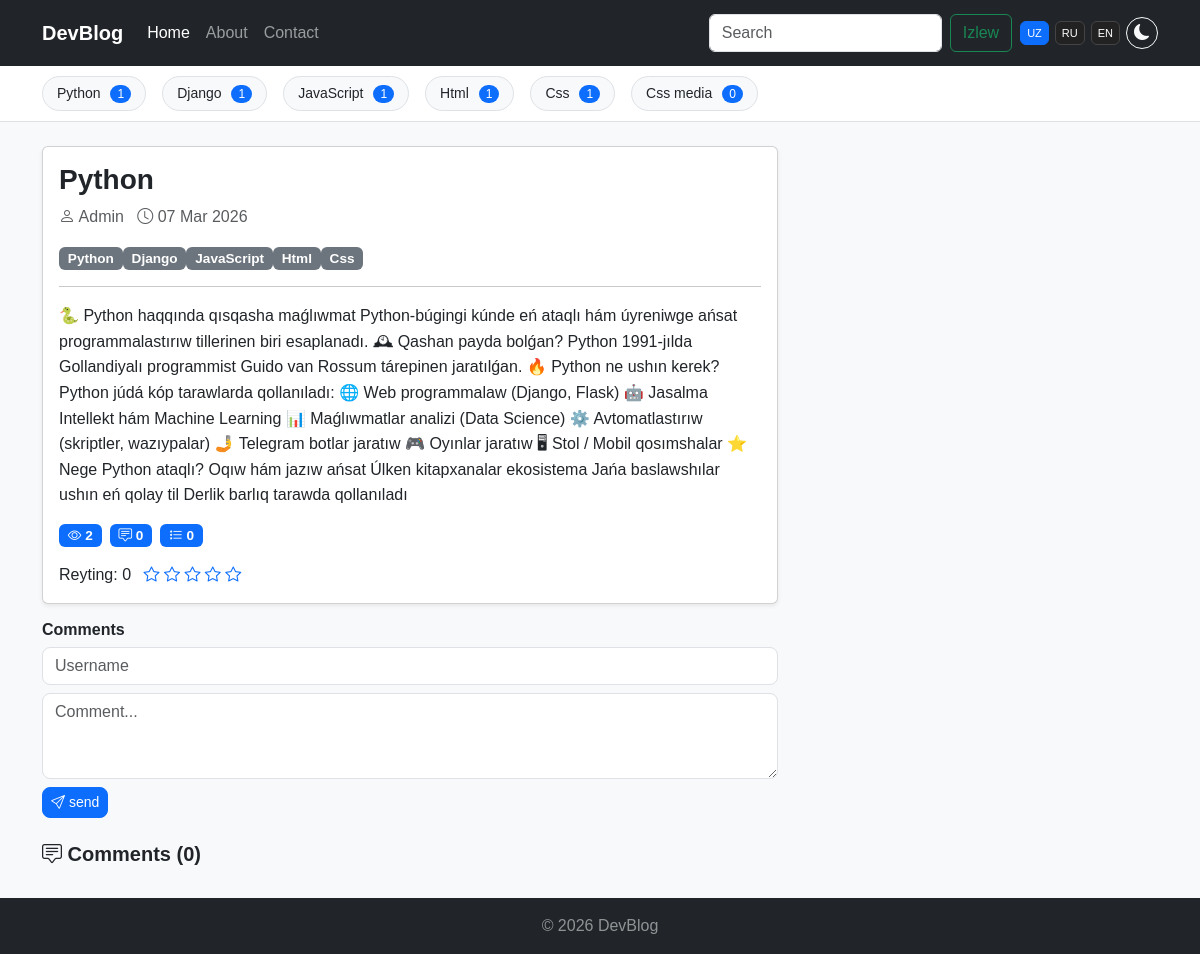
Page /detail/1/ on the committed database.
### blog/models.py (models this page shows, shortened)
class Category(models.Model):
    name = models.CharField(verbose_name="Category name",max_length=200)
    slug = models.SlugField(max_length=200,unique=True)

class Post(models.Model):
    title = models.CharField(verbose_name="Post title",max_length=500)
    body = models.TextField(verbose_name="Post body")
    author = models.CharField(verbose_name="Post author",default="Admin",max_length=100)
    category = models.ForeignKey(Category, on_delete=models.PROTECT,related_name="categories")
    image = models.ImageField(upload_to="post_images/", verbose_name="Post Image", blank=True, null=True)
    tag = models.ManyToManyField(Tag)
    views = models.PositiveIntegerField(default=0)
    published_date = models.DateTimeField(verbose_name="Pulished time",auto_now_add=True)
    published = models.BooleanField(default=0)
    on_top = models.BooleanField(default=0)
    def get_avg_rating(self):
        ratings = self.ratings.all()
        if ratings.exists():
            avg = sum([r.value for r in ratings]) / ratings.count()
            return round(avg, 2)
        return 0

class Tag(models.Model):
    name = models.CharField(verbose_name="Tag name",max_length=200)
    slug = models.SlugField(max_length=200,unique=True)

### blog/views.py (the view, shortened to what this page needs)
# urls.py: path("detail/<int:id>/",views.DetailView.as_view(),name="detail"),
class DetailView(View):
    def get(self, request, id):
        tags = Tag.objects.all()
        categories = Category.objects.all()
        post = Post.objects.filter(id=id).first()
        if not post:
            return redirect("blog:error")
        posts_count = []
        for cat in categories:
            posts_count.append({
                "name": cat.name,
                "count": Post.objects.filter(category=cat).count()
            })
        read_articles = check_read_articles(request)
        if post.id not in read_articles:
            read_articles.append(post.id)
            post.views += 1
            post.save()
        return render(request, "detail.html", {
            "post": post,
            "categories": categories,
            "tags": tags,
            "posts": posts_count
        })

### blog/utils.py (called while the page is built)
def check_read_articles(request):
    try:
        read_articles = request.session["read_articles"]
    except:
        request.session["read_articles"] = []
        read_articles = request.session["read_articles"]
    return read_articles

### templates/detail.html (shortened to what this page needs)
{% load static %}
<!DOCTYPE html>
<html lang="en">
<head>
    <link href="https://cdn.jsdelivr.net/npm/bootstrap@5.3.2/dist/css/bootstrap.min.css" rel="stylesheet">
    <link href="https://cdn.jsdelivr.net/npm/bootstrap-icons@1.11.3/font/bootstrap-icons.min.css" rel="stylesheet">
</head>
<body>
<nav class="navbar navbar-expand-lg navbar-dark bg-dark">
    <div class="container">
        <a class="navbar-brand fw-bold" href="/">DevBlog</a>
        <div class="collapse navbar-collapse" id="nav">
            <ul class="navbar-nav me-auto">
                <li class="nav-item"><a class="nav-link {% if not active_category %}active{% endif %}" href="/">Home</a></li>
                <li class="nav-item"><a class="nav-link" href="{% url 'blog:about' %}">About</a></li>
                <li class="nav-item"><a class="nav-link" href="{% url 'blog:contact' %}">Contact</a></li>
            </ul>
            <form class="d-flex me-2" action="{% url 'blog:search' %}" method="get">
                <input name="query" class="form-control me-2" placeholder="Search">
                <button class="btn btn-outline-success" type="submit">Izlew</button>
            </form>
            <div class="nav-actions">
                <button class="lang-btn active" onclick="setLang('uz')">UZ</button>
                    <button class="lang-btn" onclick="setLang('ru')">RU</button>
                    <button class="lang-btn" onclick="setLang('en')">EN</button>
                    <button class="btn btn-outline-light theme-btn" id="themeToggle">
                    <i id="themeIcon" class="bi bi-moon-fill"></i>
                </button>
            </div>
        </div>
    </div>
</nav>
<div class="container-fluid cat-bar">
    <div class="container">
        <div class="d-flex gap-2 cat-scroll">
            {% for cat in categories %}
            <a href="{% url 'blog:category_list' cat.slug %}" class="cat-tab">{{ cat.name }} <span class="cat-count">{{ cat.categories.count }}</span></a>
            {% endfor %}
        </div>
    </div>
</div>
<div class="container my-4">
    <div class="row">
        <div class="col-lg-8">
        <div class="card mb-3 shadow-sm">
        <div class="card-body">
            <h3>{{ post.title }}</h3>
            <p class="text-muted"><i class="bi bi-person"></i> {{ post.author }} &nbsp; <i class="bi bi-clock"></i> {{ post.published_date|date:"d M Y" }}</p>
        <div>{% for tag in post.tag.all %}<span class="badge bg-secondary">{{ tag.name }}</span>{% endfor %}</div><hr><p>{{ post.body }}</p>
        <div class="d-flex gap-2 mt-2">
        <span class="badge bg-primary"><i class="bi bi-eye"></i> {{ post.views }}</span>
        <span class="badge bg-primary"><i class="bi bi-chat-square-text"></i> {{ post.comments.count }}</span>
    <span class="badge bg-primary"><i class="bi bi-list-stars"></i> {{ post.ratings.all.count }}</span>
</div>
<div class="mt-3">
    <span class="me-2">Reyting: {{ post.get_avg_rating }}</span>
        <a href="{% url 'blog:set_rating' 1 post.id %}"><i class="bi bi-star"></i></a>
        <a href="{% url 'blog:set_rating' 2 post.id %}"><i class="bi bi-star"></i></a>
        <a href="{% url 'blog:set_rating' 3 post.id %}"><i class="bi bi-star"></i></a>
        <a href="{% url 'blog:set_rating' 4 post.id %}"><i class="bi bi-star"></i></a>
        <a href="{% url 'blog:set_rating' 5 post.id %}"><i class="bi bi-star"></i></a>
        </div>
    </div>
</div>
<div class="comment-form mt-3">
    <h6>Comments</h6>
    <form method="POST" id="commentForm">{% csrf_token %}
        <input type="text" name="name" class="form-control mb-2" placeholder="Username" required>
        <textarea name="comment" rows="3" class="form-control mb-2" placeholder="Comment..." required></textarea>
        <button class="btn btn-primary btn-sm"><i class="bi bi-send"></i>send</button>
    </form>
<h5 class="fw-bold mt-4"><i class="bi bi-chat-square-text"></i> Comments ({{ post.comments.count }})</h5>
</div>
</div>
</div>
</div>
<footer class="bg-dark text-white-50 text-center py-3">© 2026 DevBlog</footer>
</body>
</html>

### templates/detail.html (style rules this page uses)
body { font-family: Arial, sans-serif; background:#f8f9fa; transition:.3s; color:#212529; }
.navbar { padding:.8rem 1rem; }
.nav-actions { display:flex; align-items:center; gap:6px; }
.lang-btn { font-size:11px; padding:3px 6px; border-radius:6px; border:1px solid #444; background:#222; color:#fff; cursor:pointer; }
.lang-btn.active { background:#0d6efd; border-color:#0d6efd; }
.theme-btn { width:32px; height:32px; border-radius:50%; display:flex; align-items:center; justify-content:center; }
.cat-bar { position:sticky; top:56px; z-index:1030; background:#fff; border-bottom:1px solid #dee2e6; }
.cat-scroll { overflow-x:auto; white-space:nowrap; padding:10px 0; }
.cat-tab { display:inline-block; margin-right:8px; padding:6px 14px; border-radius:20px; border:1px solid #dee2e6; background:#f8f9fa; color:#212529; font-size:14px; text-decoration:none; transition:.2s; }
.cat-count { margin-left:6px; font-size:12px; background:#0d6efd; color:#fff; padding:2px 7px; border-radius:10px; }
.card-body h3 { font-weight:700; }
.card-body p { line-height:1.6; }
.badge { font-size:.85rem; }
.comment-form h6 { font-weight:600; margin-bottom:8px; }
.comment-form input, .comment-form textarea { border-radius:8px; }
.comment-form button { border-radius:8px; display:flex; align-items:center; gap:4px; }

### rows in the picture
Category: name "Python", categories.count "1"
Category: name "Django", categories.count "1"
Category: name "JavaScript", categories.count "1"
Category: name "Html", categories.count "1"
Category: name "Css", categories.count "1"
Category: name "Css media", categories.count "0"
Post: title "Python", author "Admin", published_date "07 Mar 2026", body "🐍 Python haqqında qısqasha maǵlıwmat Python-búgingi kúnde eń ataqlı hám úyreniwge ańsat programmalastırıw tillerinen biri esaplanadı. 🕰 Qashan payda bolǵan? Python 1991-jılda Gollandiyalı programmist Guido van Rossum tárepinen jaratılǵan. 🔥 Python ne ushın kerek? Python júdá kóp tarawlarda qollanıladı: 🌐 Web programmalaw (Django, Flask) 🤖 Jasalma Intellekt hám Machine Learning 📊 Maǵlıwmatlar analizi (Data Science) ⚙️ Avtomatlastırıw (skriptler, wazıypalar) 🤳 Telegram botlar jaratıw 🎮 Oyınlar jaratıw 🖥 Stol / Mobil qosımshalar ⭐ Nege Python ataqlı? Oqıw hám jazıw ańsat Úlken kitapxanalar ekosistema Jańa baslawshılar ushın eń qolay til Derlik barlıq tarawda qollanıladı", views "2", comments.count "0", ratings.all.count "0", get_avg_rating "0"
Tag: name "Python"
Tag: name "Django"
Tag: name "JavaScript"
Tag: name "Html"
Tag: name "Css"
